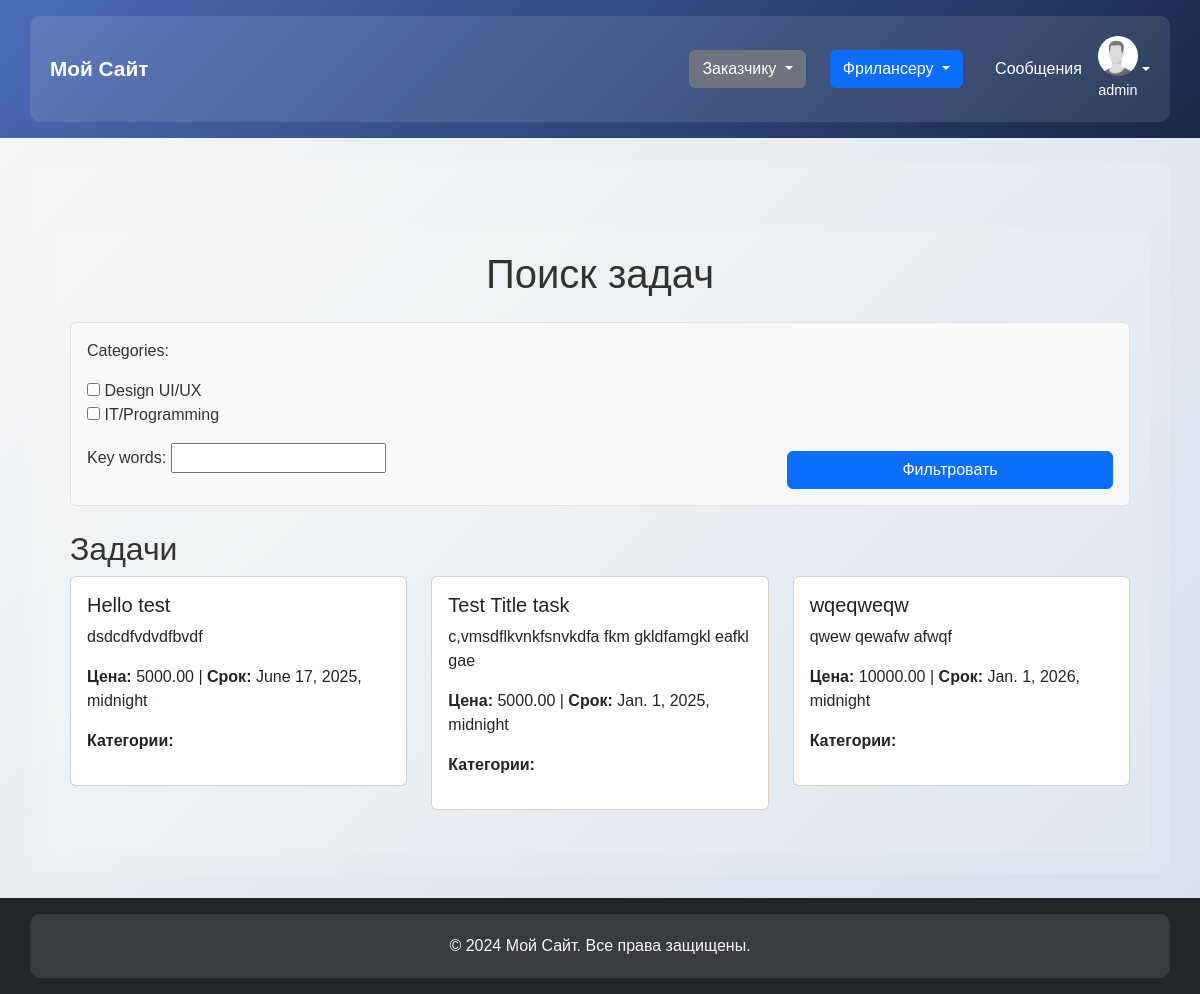
Before: /project/search/ (signed in) with the older database file.
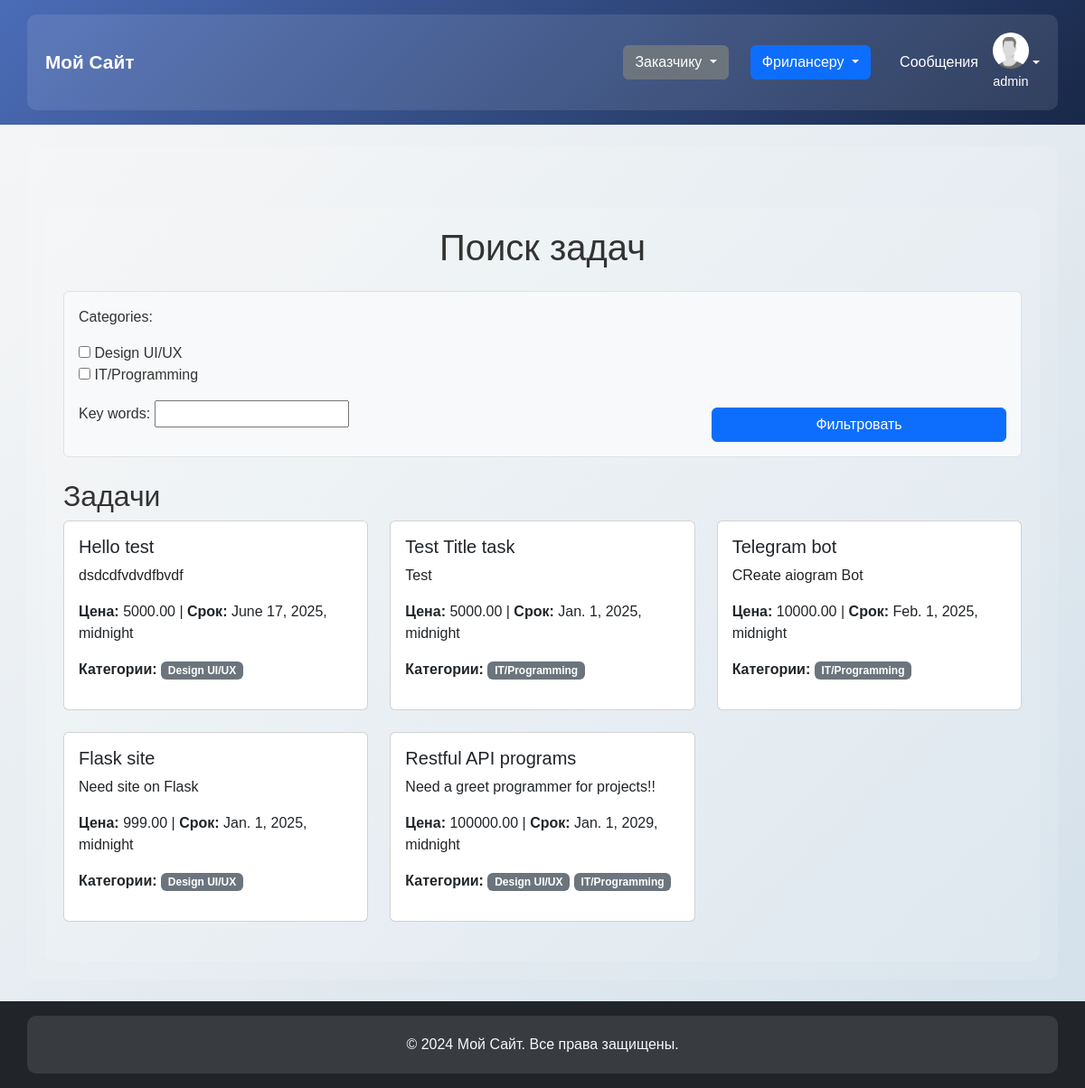
After: the same page with the newer database file.
### MySite/models.py (models this page shows)
class Task(models.Model):
    STATUS_CHOICES = [
        ('active', 'Активный'),
        ('inactive', 'Неактивный'),
        ('in_progress', 'В работе'),
        ('completed', 'Завершён'),
    ]
    customer = models.ForeignKey(CustomUser, on_delete=models.CASCADE, related_name="tasks")
    executor = models.ForeignKey(CustomUser, on_delete=models.CASCADE, related_name="tasks_on_work", null=True)
    categories = models.ManyToManyField(Category, default="Not have categories", related_name="task_category")
    key_words = models.CharField(max_length=50, help_text='specialization')
    title = models.CharField(max_length=100, help_text="Name of the task")
    description = models.TextField(help_text="Description of your task")
    price = models.DecimalField(max_digits=10, decimal_places=2, help_text="Price")
    deadline = models.DateTimeField(help_text="Your deadline")
    create_at = models.DateTimeField(auto_now_add=True, help_text='Created time')
    status = models.CharField(
        max_length=20,
        choices=STATUS_CHOICES,
        default='active',
        help_text="status of task"
    )

class Category(models.Model):
    name = models.CharField(max_length=50, unique=True)
    def __str__(self):
        return self.name

### MySite/views.py (the view)
# urls.py: path('project/search/', search_task, name='project_search'),
@login_required
def search_task(request):
    form = TaskFilterForm(request.GET)
    tasks = Task.objects.all()
    if form.is_valid():
        categories = form.cleaned_data.get('categories')
        if categories:
            tasks = tasks.filter(categories__in=categories).distinct()
        key_words = form.cleaned_data.get('key_words')
        if key_words:
            tasks = tasks.filter(key_words__icontains=key_words)
    return render(request, 'mysite/search_task.html', {'form': form, 'tasks': tasks})

### MySite/forms.py
class TaskFilterForm(forms.Form):
    categories = forms.ModelMultipleChoiceField(queryset=Category.objects.all(), widget=forms.CheckboxSelectMultiple,
                                                required=False)
    key_words = forms.CharField(max_length=100, required=False)

### templates/mysite/search_task.html (shortened to what this page needs)
{% extends "mysite/base.html" %}
{% block content %}
<div class="container mt-5">
    <h1 class="text-center mb-4">Поиск задач</h1>
    <form method="get" class="mb-4 p-3 border rounded bg-light">
        <div class="row">
            <div class="col-md-8">
                {{ form.as_p }}
            </div>
            <div class="col-md-4 d-flex align-items-end">
                <button type="submit" class="btn btn-primary w-100">Фильтровать</button>
            </div>
        </div>
    </form>
    <h2>Задачи</h2>
    <div class="row">
        {% for task in tasks %}
        <div class="col-md-4 mb-4">
            <div class="card">
                <div class="card-body">
                    <h5 class="card-title">
                        <a href="{% url 'mysite:detail_task' task.id %}" class="text-decoration-none text-dark">
                            {{ task.title }}</a>
                    </h5>
                    <p class="card-text">{{ task.description }}</p>
                    <p><strong>Цена:</strong> {{ task.price }} | <strong>Срок:</strong> {{ task.deadline }}</p>
                    <p><strong>Категории:</strong>
                        {% for category in task.categories.all %}
                        <span class="badge bg-secondary">{{ category.name }}</span>
                        {% endfor %}
                    </p>
                </div>
            </div>
        </div>
        {% empty %}
        <p class="text-center">Задачи не найдены.</p>
        {% endfor %}
    </div>
</div>
{% endblock %}

Changed rows visible on the page:
removed Task: title "wqeqweqw", description "qwew qewafw afwqf", price "10000.00", deadline "Jan. 1, 2026, midnight"
now on this page (row unchanged): Category: name "Design UI/UX"
changed Task "Test Title task": description "c,vmsdflkvnkfsnvkdfa fkm gkldfamgkl eafkl gae" → "Test"
now on this page (row unchanged): Category: name "IT/Programming"
added Task: title "Telegram bot", description "CReate aiogram Bot", price "10000.00", deadline "Feb. 1, 2025, midnight"
added Task: title "Flask site", description "Need site on Flask", price "999.00", deadline "Jan. 1, 2025, midnight"
added Task: title "Restful API programs", description "Need a greet programmer for projects!!", price "100000.00", deadline "Jan. 1, 2029, midnight"
